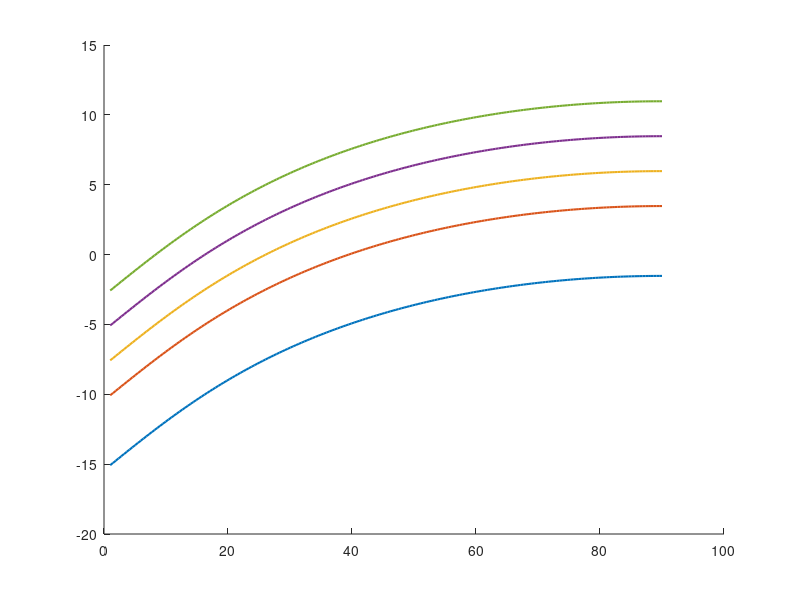

Write MATLAB code to recreate this figure. (Note: this script raises an error after producing the figure.)
%LEOにおけるリンクバジェット計算
clear; clc; close all;

c   = 3e8;
GM  = 3.986e14;
Re  = 6.371e6;
fc  = 920e6;
h   = 540e3;

k  = 1.380649e-23;
T0 = 300;
BW = 100e3;

Pt_mW = 20;
Pt_dBm = 10*log10(Pt_mW);
Gt = 1;
Gr = 6.5;
NF = 4.0;
Pol_loss = 3.0;

N0_dBm_Hz = 10*log10(k*T0*1000);

El = linspace(1, 90, 200);
d  = sqrt((Re+h)^2 - (Re*cosd(El)).^2) - Re*sind(El);
lambda = c/fc;
FSPL = 20*log10(4*pi*d/lambda);
Pr_dBm = Pt_dBm + Gt + Gr - FSPL - Pol_loss;

SF_list = [7 9 10 11 12];
SNR_req = [-7.5 -12.5 -15 -17.5 -20];
Sensitivity = N0_dBm_Hz + 10*log10(BW) + NF + SNR_req;

figure;
hold on;
colors = lines(length(SF_list));
for i = 1:length(SF_list)
    Margin = Pr_dBm - Sensitivity(i);
    plot(El, Margin, 'LineWidth', 1.5, 'Color', colors(i,:));
end
yline(0, '-k', 'LineWidth', 1.5);
grid on;
xlabel('elevation angle [deg]');
ylabel('link margin [dB]');
title('Link Margin vs Elevation Angle');
legend("SF="+string(SF_list), 'Location', 'best');

fprintf('N0 (per Hz)          = %.2f dBm/Hz\n', N0_dBm_Hz);
fprintf('Noise floor (100kHz) = %.2f dBm\n', N0_dBm_Hz + 10*log10(BW));
fprintf('Pt_dBm               = %.2f dBm\n', Pt_dBm);
fprintf('Pr El=10deg        = %.2f dBm\n', Pr_dBm(find(El>=10,1)));
fprintf('Pr El=90deg        = %.2f dBm\n', Pr_dBm(end));
